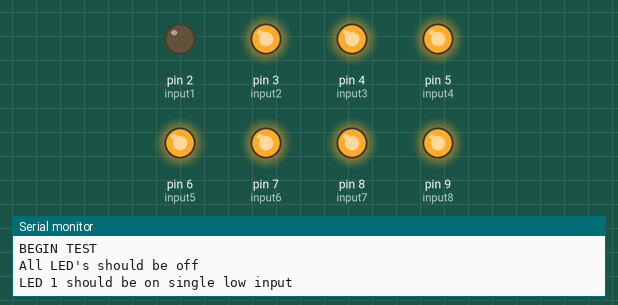
A sketch run on a simulated Arduino Uno, built with avr-gcc and run on an emulated ATmega328P. Shown: output pins drawn as LEDs (lit = HIGH), the last lines printed to the serial monitor.

Above: at 0.15 s.
At 0.7 s:
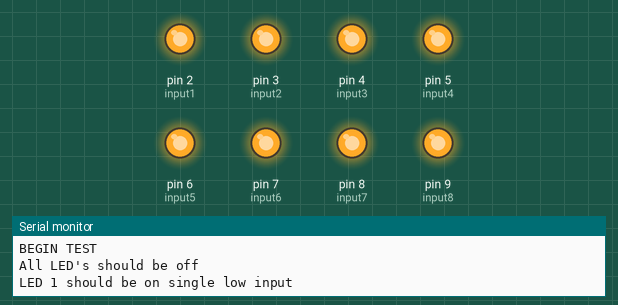
At 2.35 s:
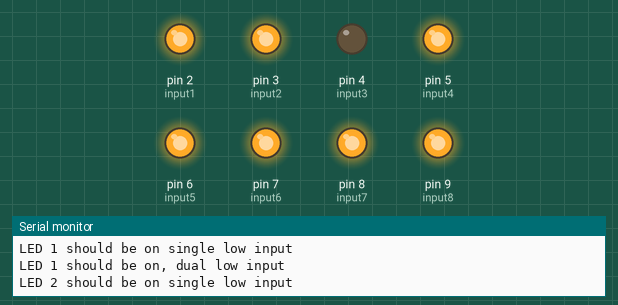
At 4.55 s:
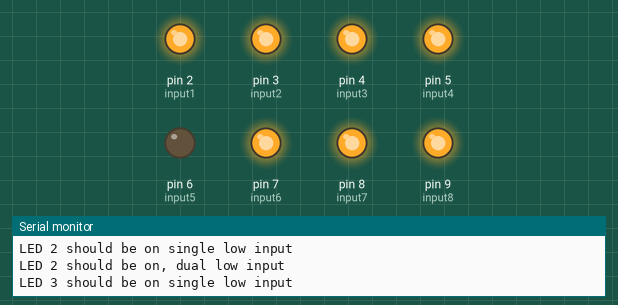
At 6.75 s:
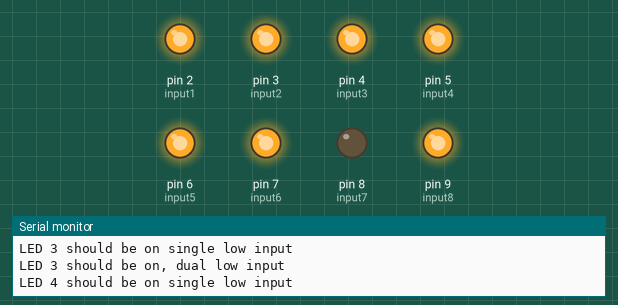
At 9.15 s:
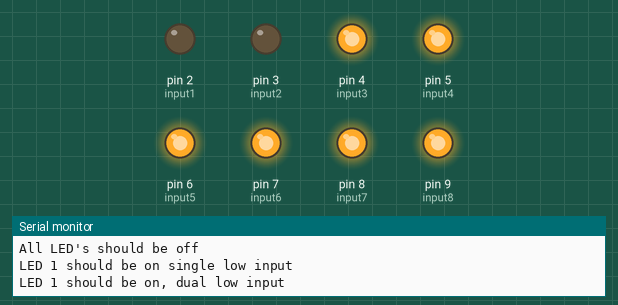
Timing chart, 0 to 10.3 s (numbered marks = the images above):
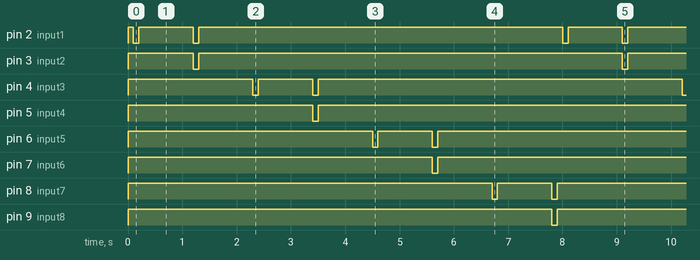

Measured:
- by itself, pin 2 (input1), pin 4 (input3), pin 6 (input5), pin 8 (input7): repeats every 7.9 s: LOW 0.10 s, HIGH 1.0 s, LOW 0.10 s, HIGH 6.7 s
- by itself, pin 3 (input2), pin 5 (input4), pin 7 (input6): repeats every 7.9 s: LOW 0.10 s, HIGH 7.8 s
- by itself, pin 9 (input8): alternates HIGH for 7.8 s and LOW for 0.10 s

The sketch:

74HC00.ino
```cpp
#define input1 2
#define input2 3
#define input3 4
#define input4 5
#define input5 6
#define input6 7
#define input7 8
#define input8 9

int delaySec = 100;
void setup() {
  // put your setup code here, to run once:
  pinMode(input1, OUTPUT);
  pinMode(input2, OUTPUT);
  pinMode(input3, OUTPUT);
  pinMode(input4, OUTPUT);
  pinMode(input5, OUTPUT);
  pinMode(input6, OUTPUT);
  pinMode(input7, OUTPUT);
  pinMode(input8, OUTPUT);
  Serial.begin(9600);
  Serial.println("BEGIN TEST");
}

void resetLEDs(){
  digitalWrite(input1, HIGH);
  digitalWrite(input2, HIGH);
  digitalWrite(input3, HIGH);
  digitalWrite(input4, HIGH);
  digitalWrite(input5, HIGH);
  digitalWrite(input6, HIGH);
  digitalWrite(input7, HIGH);
  digitalWrite(input8, HIGH);
}


void loop() {
  resetLEDs();
  Serial.println("All LED's should be off");
  delay(delaySec);
  digitalWrite(input1, LOW);
  digitalWrite(input2, HIGH);
  Serial.println("LED 1 should be on single low input");
  delay(delaySec);
  resetLEDs();
  delay(1000);
  digitalWrite(input1, LOW);
  digitalWrite(input2, LOW);
  Serial.println("LED 1 should be on, dual low input");
  delay(delaySec);
  resetLEDs();
  delay(1000);
  digitalWrite(input3, LOW);
  digitalWrite(input4, HIGH);
  Serial.println("LED 2 should be on single low input");
  delay(delaySec);
  resetLEDs();
  delay(1000);
  digitalWrite(input3, LOW);
  digitalWrite(input4, LOW);
  Serial.println("LED 2 should be on, dual low input");
  delay(delaySec);
  resetLEDs();
  delay(1000);
  digitalWrite(input5, LOW);
  digitalWrite(input6, HIGH);
  Serial.println("LED 3 should be on single low input");
  delay(delaySec);
  resetLEDs();
  delay(1000);
  digitalWrite(input5, LOW);
  digitalWrite(input6, LOW);
  Serial.println("LED 3 should be on, dual low input");
  delay(delaySec);
  resetLEDs();
  delay(1000);
  digitalWrite(input7, LOW);
  digitalWrite(input8, HIGH);
  Serial.println("LED 4 should be on single low input");
  delay(delaySec);
  resetLEDs();
  delay(1000);
  digitalWrite(input7, LOW);
  digitalWrite(input8, LOW);
  Serial.println("LED 4 should be on, dual low input");
  delay(delaySec);
}
```
